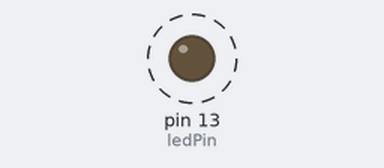
The sketch below on a simulated Arduino Uno, built with avr-gcc and run on an emulated ATmega328P. On the bench: output pins drawn as LEDs (lit = HIGH). Dashed ring = blinking.

Above: at 0.15 s.
Timing chart, 0 to 3.0 s (numbered marks = the images above):
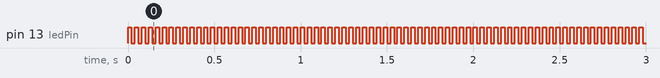

The sketch:

blinking-led.ino
```cpp
int ledPin = 13;

void setup()
{
  pinMode(ledPin, OUTPUT);
}

void loop()
{
  digitalWrite(ledPin, HIGH);
  delay(20);
  digitalWrite(ledPin, LOW);
  delay(20);
}
```

Measured:
- by itself, pin 13 (ledPin): alternates HIGH for 0.02 s and LOW for 0.02 s
